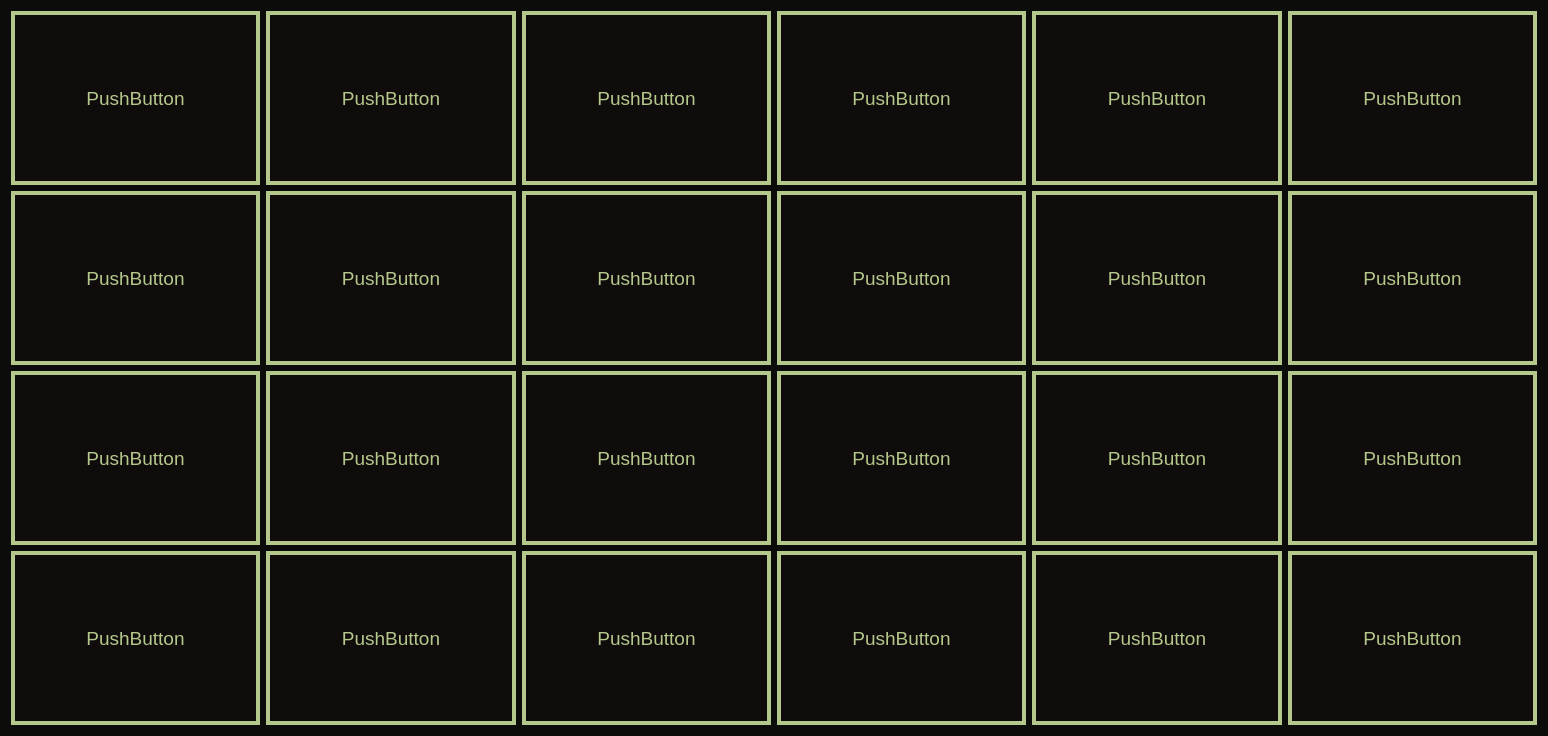
<?xml version="1.0" encoding="UTF-8"?>
<ui version="4.0">
 <class>Dialog</class>
 <widget class="QDialog" name="Dialog">
  <property name="geometry">
   <rect>
    <x>0</x>
    <y>0</y>
    <width>1548</width>
    <height>736</height>
   </rect>
  </property>
  <property name="palette">
   <palette>
    <active>
     <colorrole role="Button">
      <brush brushstyle="SolidPattern">
       <color alpha="255">
        <red>72</red>
        <green>72</green>
        <blue>72</blue>
       </color>
      </brush>
     </colorrole>
     <colorrole role="Base">
      <brush brushstyle="SolidPattern">
       <color alpha="255">
        <red>0</red>
        <green>0</green>
        <blue>0</blue>
       </color>
      </brush>
     </colorrole>
     <colorrole role="Window">
      <brush brushstyle="SolidPattern">
       <color alpha="255">
        <red>12</red>
        <green>12</green>
        <blue>11</blue>
       </color>
      </brush>
     </colorrole>
    </active>
    <inactive>
     <colorrole role="Button">
      <brush brushstyle="SolidPattern">
       <color alpha="255">
        <red>72</red>
        <green>72</green>
        <blue>72</blue>
       </color>
      </brush>
     </colorrole>
     <colorrole role="Base">
      <brush brushstyle="SolidPattern">
       <color alpha="255">
        <red>0</red>
        <green>0</green>
        <blue>0</blue>
       </color>
      </brush>
     </colorrole>
     <colorrole role="Window">
      <brush brushstyle="SolidPattern">
       <color alpha="255">
        <red>12</red>
        <green>12</green>
        <blue>11</blue>
       </color>
      </brush>
     </colorrole>
    </inactive>
    <disabled>
     <colorrole role="Button">
      <brush brushstyle="SolidPattern">
       <color alpha="255">
        <red>72</red>
        <green>72</green>
        <blue>72</blue>
       </color>
      </brush>
     </colorrole>
     <colorrole role="Base">
      <brush brushstyle="SolidPattern">
       <color alpha="255">
        <red>12</red>
        <green>12</green>
        <blue>11</blue>
       </color>
      </brush>
     </colorrole>
     <colorrole role="Window">
      <brush brushstyle="SolidPattern">
       <color alpha="255">
        <red>12</red>
        <green>12</green>
        <blue>11</blue>
       </color>
      </brush>
     </colorrole>
    </disabled>
   </palette>
  </property>
  <property name="font">
   <font>
    <pointsize>14</pointsize>
    <weight>50</weight>
    <bold>false</bold>
   </font>
  </property>
  <property name="cursor">
   <cursorShape>CrossCursor</cursorShape>
  </property>
  <property name="windowTitle">
   <string>Dialog</string>
  </property>
  <layout class="QGridLayout" name="gridLayout_2">
   <item row="0" column="0">
    <widget class="QPushButton" name="pushButton_a1">
     <property name="sizePolicy">
      <sizepolicy hsizetype="Minimum" vsizetype="Minimum">
       <horstretch>0</horstretch>
       <verstretch>0</verstretch>
      </sizepolicy>
     </property>
     <property name="cursor">
      <cursorShape>CrossCursor</cursorShape>
     </property>
     <property name="styleSheet">
      <string notr="true">font: 12pt &quot;MS Shell Dlg 2&quot;;

color: rgb(180, 200, 139);
font: 87 28pt &quot;Arial Black&quot;;
border: 4px solid red;
border-color: rgb(180, 200, 139);
background-color: rgb(17, 12, 12);
</string>
     </property>
     <property name="text">
      <string>PushButton</string>
     </property>
     <property name="checkable">
      <bool>false</bool>
     </property>
     <property name="checked">
      <bool>false</bool>
     </property>
     <property name="default">
      <bool>false</bool>
     </property>
     <property name="flat">
      <bool>false</bool>
     </property>
    </widget>
   </item>
   <item row="0" column="1">
    <widget class="QPushButton" name="pushButton_b1">
     <property name="sizePolicy">
      <sizepolicy hsizetype="Minimum" vsizetype="Minimum">
       <horstretch>0</horstretch>
       <verstretch>0</verstretch>
      </sizepolicy>
     </property>
     <property name="cursor">
      <cursorShape>CrossCursor</cursorShape>
     </property>
     <property name="styleSheet">
      <string notr="true">font: 12pt &quot;MS Shell Dlg 2&quot;;

color: rgb(180, 200, 139);
font: 87 28pt &quot;Arial Black&quot;;
border: 4px solid red;
border-color: rgb(180, 200, 139);
background-color: rgb(17, 12, 12);
</string>
     </property>
     <property name="text">
      <string>PushButton</string>
     </property>
     <property name="checkable">
      <bool>false</bool>
     </property>
    </widget>
   </item>
   <item row="0" column="5">
    <widget class="QPushButton" name="pushButton_f1">
     <property name="sizePolicy">
      <sizepolicy hsizetype="Minimum" vsizetype="Minimum">
       <horstretch>0</horstretch>
       <verstretch>0</verstretch>
      </sizepolicy>
     </property>
     <property name="cursor">
      <cursorShape>CrossCursor</cursorShape>
     </property>
     <property name="styleSheet">
      <string notr="true">font: 12pt &quot;MS Shell Dlg 2&quot;;

color: rgb(180, 200, 139);
font: 87 28pt &quot;Arial Black&quot;;
border: 4px solid red;
border-color: rgb(180, 200, 139);
background-color: rgb(17, 12, 12);
</string>
     </property>
     <property name="text">
      <string>PushButton</string>
     </property>
     <property name="checkable">
      <bool>false</bool>
     </property>
    </widget>
   </item>
   <item row="1" column="0">
    <widget class="QPushButton" name="pushButton_a2">
     <property name="sizePolicy">
      <sizepolicy hsizetype="Minimum" vsizetype="Minimum">
       <horstretch>0</horstretch>
       <verstretch>0</verstretch>
      </sizepolicy>
     </property>
     <property name="cursor">
      <cursorShape>CrossCursor</cursorShape>
     </property>
     <property name="styleSheet">
      <string notr="true">font: 12pt &quot;MS Shell Dlg 2&quot;;

color: rgb(180, 200, 139);
font: 87 28pt &quot;Arial Black&quot;;
border: 4px solid red;
border-color: rgb(180, 200, 139);
background-color: rgb(17, 12, 12);
</string>
     </property>
     <property name="text">
      <string>PushButton</string>
     </property>
     <property name="checkable">
      <bool>false</bool>
     </property>
    </widget>
   </item>
   <item row="1" column="2">
    <widget class="QPushButton" name="pushButton_c2">
     <property name="sizePolicy">
      <sizepolicy hsizetype="Minimum" vsizetype="Minimum">
       <horstretch>0</horstretch>
       <verstretch>0</verstretch>
      </sizepolicy>
     </property>
     <property name="cursor">
      <cursorShape>CrossCursor</cursorShape>
     </property>
     <property name="styleSheet">
      <string notr="true">font: 12pt &quot;MS Shell Dlg 2&quot;;

color: rgb(180, 200, 139);
font: 87 28pt &quot;Arial Black&quot;;
border: 4px solid red;
border-color: rgb(180, 200, 139);
background-color: rgb(17, 12, 12);
</string>
     </property>
     <property name="text">
      <string>PushButton</string>
     </property>
     <property name="checkable">
      <bool>false</bool>
     </property>
    </widget>
   </item>
   <item row="0" column="3">
    <widget class="QPushButton" name="pushButton_d1">
     <property name="sizePolicy">
      <sizepolicy hsizetype="Minimum" vsizetype="Minimum">
       <horstretch>0</horstretch>
       <verstretch>0</verstretch>
      </sizepolicy>
     </property>
     <property name="cursor">
      <cursorShape>CrossCursor</cursorShape>
     </property>
     <property name="styleSheet">
      <string notr="true">font: 12pt &quot;MS Shell Dlg 2&quot;;

color: rgb(180, 200, 139);
font: 87 28pt &quot;Arial Black&quot;;
border: 4px solid red;
border-color: rgb(180, 200, 139);
background-color: rgb(17, 12, 12);
</string>
     </property>
     <property name="text">
      <string>PushButton</string>
     </property>
     <property name="checkable">
      <bool>false</bool>
     </property>
    </widget>
   </item>
   <item row="1" column="4">
    <widget class="QPushButton" name="pushButton_e2">
     <property name="sizePolicy">
      <sizepolicy hsizetype="Minimum" vsizetype="Minimum">
       <horstretch>0</horstretch>
       <verstretch>0</verstretch>
      </sizepolicy>
     </property>
     <property name="cursor">
      <cursorShape>CrossCursor</cursorShape>
     </property>
     <property name="styleSheet">
      <string notr="true">font: 12pt &quot;MS Shell Dlg 2&quot;;

color: rgb(180, 200, 139);
font: 87 28pt &quot;Arial Black&quot;;
border: 4px solid red;
border-color: rgb(180, 200, 139);
background-color: rgb(17, 12, 12);
</string>
     </property>
     <property name="text">
      <string>PushButton</string>
     </property>
     <property name="checkable">
      <bool>false</bool>
     </property>
    </widget>
   </item>
   <item row="0" column="4">
    <widget class="QPushButton" name="pushButton_e1">
     <property name="sizePolicy">
      <sizepolicy hsizetype="Minimum" vsizetype="Minimum">
       <horstretch>0</horstretch>
       <verstretch>0</verstretch>
      </sizepolicy>
     </property>
     <property name="cursor">
      <cursorShape>CrossCursor</cursorShape>
     </property>
     <property name="styleSheet">
      <string notr="true">font: 12pt &quot;MS Shell Dlg 2&quot;;

color: rgb(180, 200, 139);
font: 87 28pt &quot;Arial Black&quot;;
border: 4px solid red;
border-color: rgb(180, 200, 139);
background-color: rgb(17, 12, 12);
</string>
     </property>
     <property name="text">
      <string>PushButton</string>
     </property>
     <property name="checkable">
      <bool>false</bool>
     </property>
    </widget>
   </item>
   <item row="1" column="1">
    <widget class="QPushButton" name="pushButton_b2">
     <property name="sizePolicy">
      <sizepolicy hsizetype="Minimum" vsizetype="Minimum">
       <horstretch>0</horstretch>
       <verstretch>0</verstretch>
      </sizepolicy>
     </property>
     <property name="cursor">
      <cursorShape>CrossCursor</cursorShape>
     </property>
     <property name="styleSheet">
      <string notr="true">font: 12pt &quot;MS Shell Dlg 2&quot;;

color: rgb(180, 200, 139);
font: 87 28pt &quot;Arial Black&quot;;
border: 4px solid red;
border-color: rgb(180, 200, 139);
background-color: rgb(17, 12, 12);
</string>
     </property>
     <property name="text">
      <string>PushButton</string>
     </property>
     <property name="checkable">
      <bool>false</bool>
     </property>
    </widget>
   </item>
   <item row="1" column="5">
    <widget class="QPushButton" name="pushButton_f2">
     <property name="sizePolicy">
      <sizepolicy hsizetype="Minimum" vsizetype="Minimum">
       <horstretch>0</horstretch>
       <verstretch>0</verstretch>
      </sizepolicy>
     </property>
     <property name="cursor">
      <cursorShape>CrossCursor</cursorShape>
     </property>
     <property name="styleSheet">
      <string notr="true">font: 12pt &quot;MS Shell Dlg 2&quot;;

color: rgb(180, 200, 139);
font: 87 28pt &quot;Arial Black&quot;;
border: 4px solid red;
border-color: rgb(180, 200, 139);
background-color: rgb(17, 12, 12);
</string>
     </property>
     <property name="text">
      <string>PushButton</string>
     </property>
     <property name="checkable">
      <bool>false</bool>
     </property>
    </widget>
   </item>
   <item row="1" column="3">
    <widget class="QPushButton" name="pushButton_d2">
     <property name="sizePolicy">
      <sizepolicy hsizetype="Minimum" vsizetype="Minimum">
       <horstretch>0</horstretch>
       <verstretch>0</verstretch>
      </sizepolicy>
     </property>
     <property name="cursor">
      <cursorShape>CrossCursor</cursorShape>
     </property>
     <property name="styleSheet">
      <string notr="true">font: 12pt &quot;MS Shell Dlg 2&quot;;

color: rgb(180, 200, 139);
font: 87 28pt &quot;Arial Black&quot;;
border: 4px solid red;
border-color: rgb(180, 200, 139);
background-color: rgb(17, 12, 12);
</string>
     </property>
     <property name="text">
      <string>PushButton</string>
     </property>
     <property name="checkable">
      <bool>false</bool>
     </property>
    </widget>
   </item>
   <item row="2" column="0">
    <widget class="QPushButton" name="pushButton_a3">
     <property name="sizePolicy">
      <sizepolicy hsizetype="Minimum" vsizetype="Minimum">
       <horstretch>0</horstretch>
       <verstretch>0</verstretch>
      </sizepolicy>
     </property>
     <property name="cursor">
      <cursorShape>CrossCursor</cursorShape>
     </property>
     <property name="styleSheet">
      <string notr="true">font: 12pt &quot;MS Shell Dlg 2&quot;;

color: rgb(180, 200, 139);
font: 87 28pt &quot;Arial Black&quot;;
border: 4px solid red;
border-color: rgb(180, 200, 139);
background-color: rgb(17, 12, 12);
</string>
     </property>
     <property name="text">
      <string>PushButton</string>
     </property>
     <property name="checkable">
      <bool>false</bool>
     </property>
    </widget>
   </item>
   <item row="0" column="2">
    <widget class="QPushButton" name="pushButton_c1">
     <property name="sizePolicy">
      <sizepolicy hsizetype="Minimum" vsizetype="Minimum">
       <horstretch>0</horstretch>
       <verstretch>0</verstretch>
      </sizepolicy>
     </property>
     <property name="cursor">
      <cursorShape>CrossCursor</cursorShape>
     </property>
     <property name="styleSheet">
      <string notr="true">font: 12pt &quot;MS Shell Dlg 2&quot;;

color: rgb(180, 200, 139);
font: 87 28pt &quot;Arial Black&quot;;
border: 4px solid red;
border-color: rgb(180, 200, 139);
background-color: rgb(17, 12, 12);
</string>
     </property>
     <property name="text">
      <string>PushButton</string>
     </property>
     <property name="checkable">
      <bool>false</bool>
     </property>
    </widget>
   </item>
   <item row="2" column="1">
    <widget class="QPushButton" name="pushButton_b3">
     <property name="sizePolicy">
      <sizepolicy hsizetype="Minimum" vsizetype="Minimum">
       <horstretch>0</horstretch>
       <verstretch>0</verstretch>
      </sizepolicy>
     </property>
     <property name="cursor">
      <cursorShape>CrossCursor</cursorShape>
     </property>
     <property name="styleSheet">
      <string notr="true">font: 12pt &quot;MS Shell Dlg 2&quot;;

color: rgb(180, 200, 139);
font: 87 28pt &quot;Arial Black&quot;;
border: 4px solid red;
border-color: rgb(180, 200, 139);
background-color: rgb(17, 12, 12);
</string>
     </property>
     <property name="text">
      <string>PushButton</string>
     </property>
     <property name="checkable">
      <bool>false</bool>
     </property>
    </widget>
   </item>
   <item row="2" column="2">
    <widget class="QPushButton" name="pushButton_c3">
     <property name="sizePolicy">
      <sizepolicy hsizetype="Minimum" vsizetype="Minimum">
       <horstretch>0</horstretch>
       <verstretch>0</verstretch>
      </sizepolicy>
     </property>
     <property name="cursor">
      <cursorShape>CrossCursor</cursorShape>
     </property>
     <property name="styleSheet">
      <string notr="true">font: 12pt &quot;MS Shell Dlg 2&quot;;

color: rgb(180, 200, 139);
font: 87 28pt &quot;Arial Black&quot;;
border: 4px solid red;
border-color: rgb(180, 200, 139);
background-color: rgb(17, 12, 12);
</string>
     </property>
     <property name="text">
      <string>PushButton</string>
     </property>
     <property name="checkable">
      <bool>false</bool>
     </property>
    </widget>
   </item>
   <item row="2" column="3">
    <widget class="QPushButton" name="pushButton_d3">
     <property name="sizePolicy">
      <sizepolicy hsizetype="Minimum" vsizetype="Minimum">
       <horstretch>0</horstretch>
       <verstretch>0</verstretch>
      </sizepolicy>
     </property>
     <property name="cursor">
      <cursorShape>CrossCursor</cursorShape>
     </property>
     <property name="styleSheet">
      <string notr="true">font: 12pt &quot;MS Shell Dlg 2&quot;;

color: rgb(180, 200, 139);
font: 87 28pt &quot;Arial Black&quot;;
border: 4px solid red;
border-color: rgb(180, 200, 139);
background-color: rgb(17, 12, 12);
</string>
     </property>
     <property name="text">
      <string>PushButton</string>
     </property>
     <property name="checkable">
      <bool>false</bool>
     </property>
    </widget>
   </item>
   <item row="2" column="4">
    <widget class="QPushButton" name="pushButton_e3">
     <property name="sizePolicy">
      <sizepolicy hsizetype="Minimum" vsizetype="Minimum">
       <horstretch>0</horstretch>
       <verstretch>0</verstretch>
      </sizepolicy>
     </property>
     <property name="cursor">
      <cursorShape>CrossCursor</cursorShape>
     </property>
     <property name="styleSheet">
      <string notr="true">font: 12pt &quot;MS Shell Dlg 2&quot;;

color: rgb(180, 200, 139);
font: 87 28pt &quot;Arial Black&quot;;
border: 4px solid red;
border-color: rgb(180, 200, 139);
background-color: rgb(17, 12, 12);
</string>
     </property>
     <property name="text">
      <string>PushButton</string>
     </property>
     <property name="checkable">
      <bool>false</bool>
     </property>
    </widget>
   </item>
   <item row="2" column="5">
    <widget class="QPushButton" name="pushButton_f3">
     <property name="sizePolicy">
      <sizepolicy hsizetype="Minimum" vsizetype="Minimum">
       <horstretch>0</horstretch>
       <verstretch>0</verstretch>
      </sizepolicy>
     </property>
     <property name="cursor">
      <cursorShape>CrossCursor</cursorShape>
     </property>
     <property name="styleSheet">
      <string notr="true">font: 12pt &quot;MS Shell Dlg 2&quot;;

color: rgb(180, 200, 139);
font: 87 28pt &quot;Arial Black&quot;;
border: 4px solid red;
border-color: rgb(180, 200, 139);
background-color: rgb(17, 12, 12);
</string>
     </property>
     <property name="text">
      <string>PushButton</string>
     </property>
     <property name="checkable">
      <bool>false</bool>
     </property>
    </widget>
   </item>
   <item row="3" column="0">
    <widget class="QPushButton" name="pushButton_a4">
     <property name="sizePolicy">
      <sizepolicy hsizetype="Minimum" vsizetype="Minimum">
       <horstretch>0</horstretch>
       <verstretch>0</verstretch>
      </sizepolicy>
     </property>
     <property name="cursor">
      <cursorShape>CrossCursor</cursorShape>
     </property>
     <property name="styleSheet">
      <string notr="true">font: 12pt &quot;MS Shell Dlg 2&quot;;

color: rgb(180, 200, 139);
font: 87 28pt &quot;Arial Black&quot;;
border: 4px solid red;
border-color: rgb(180, 200, 139);
background-color: rgb(17, 12, 12);
</string>
     </property>
     <property name="text">
      <string>PushButton</string>
     </property>
     <property name="checkable">
      <bool>false</bool>
     </property>
    </widget>
   </item>
   <item row="3" column="1">
    <widget class="QPushButton" name="pushButton_b4">
     <property name="sizePolicy">
      <sizepolicy hsizetype="Minimum" vsizetype="Minimum">
       <horstretch>0</horstretch>
       <verstretch>0</verstretch>
      </sizepolicy>
     </property>
     <property name="cursor">
      <cursorShape>CrossCursor</cursorShape>
     </property>
     <property name="styleSheet">
      <string notr="true">font: 12pt &quot;MS Shell Dlg 2&quot;;

color: rgb(180, 200, 139);
font: 87 28pt &quot;Arial Black&quot;;
border: 4px solid red;
border-color: rgb(180, 200, 139);
background-color: rgb(17, 12, 12);
</string>
     </property>
     <property name="text">
      <string>PushButton</string>
     </property>
     <property name="checkable">
      <bool>false</bool>
     </property>
    </widget>
   </item>
   <item row="3" column="2">
    <widget class="QPushButton" name="pushButton_c4">
     <property name="sizePolicy">
      <sizepolicy hsizetype="Minimum" vsizetype="Minimum">
       <horstretch>0</horstretch>
       <verstretch>0</verstretch>
      </sizepolicy>
     </property>
     <property name="cursor">
      <cursorShape>CrossCursor</cursorShape>
     </property>
     <property name="styleSheet">
      <string notr="true">font: 12pt &quot;MS Shell Dlg 2&quot;;

color: rgb(180, 200, 139);
font: 87 28pt &quot;Arial Black&quot;;
border: 4px solid red;
border-color: rgb(180, 200, 139);
background-color: rgb(17, 12, 12);
</string>
     </property>
     <property name="text">
      <string>PushButton</string>
     </property>
     <property name="checkable">
      <bool>false</bool>
     </property>
    </widget>
   </item>
   <item row="3" column="5">
    <widget class="QPushButton" name="pushButton_f4">
     <property name="sizePolicy">
      <sizepolicy hsizetype="Minimum" vsizetype="Minimum">
       <horstretch>0</horstretch>
       <verstretch>0</verstretch>
      </sizepolicy>
     </property>
     <property name="cursor">
      <cursorShape>CrossCursor</cursorShape>
     </property>
     <property name="styleSheet">
      <string notr="true">font: 12pt &quot;MS Shell Dlg 2&quot;;

color: rgb(180, 200, 139);
font: 87 28pt &quot;Arial Black&quot;;
border: 4px solid red;
border-color: rgb(180, 200, 139);
background-color: rgb(17, 12, 12);
</string>
     </property>
     <property name="text">
      <string>PushButton</string>
     </property>
     <property name="checkable">
      <bool>false</bool>
     </property>
    </widget>
   </item>
   <item row="3" column="3">
    <widget class="QPushButton" name="pushButton_d4">
     <property name="sizePolicy">
      <sizepolicy hsizetype="Minimum" vsizetype="Minimum">
       <horstretch>0</horstretch>
       <verstretch>0</verstretch>
      </sizepolicy>
     </property>
     <property name="cursor">
      <cursorShape>CrossCursor</cursorShape>
     </property>
     <property name="styleSheet">
      <string notr="true">font: 12pt &quot;MS Shell Dlg 2&quot;;

color: rgb(180, 200, 139);
font: 87 28pt &quot;Arial Black&quot;;
border: 4px solid red;
border-color: rgb(180, 200, 139);
background-color: rgb(17, 12, 12);
</string>
     </property>
     <property name="text">
      <string>PushButton</string>
     </property>
     <property name="checkable">
      <bool>false</bool>
     </property>
    </widget>
   </item>
   <item row="3" column="4">
    <widget class="QPushButton" name="pushButton_e4">
     <property name="sizePolicy">
      <sizepolicy hsizetype="Minimum" vsizetype="Minimum">
       <horstretch>0</horstretch>
       <verstretch>0</verstretch>
      </sizepolicy>
     </property>
     <property name="cursor">
      <cursorShape>CrossCursor</cursorShape>
     </property>
     <property name="styleSheet">
      <string notr="true">font: 12pt &quot;MS Shell Dlg 2&quot;;

color: rgb(180, 200, 139);
font: 87 28pt &quot;Arial Black&quot;;
border: 4px solid red;
border-color: rgb(180, 200, 139);
background-color: rgb(17, 12, 12);
</string>
     </property>
     <property name="text">
      <string>PushButton</string>
     </property>
     <property name="checkable">
      <bool>false</bool>
     </property>
    </widget>
   </item>
  </layout>
 </widget>
 <resources/>
 <connections/>
</ui>
